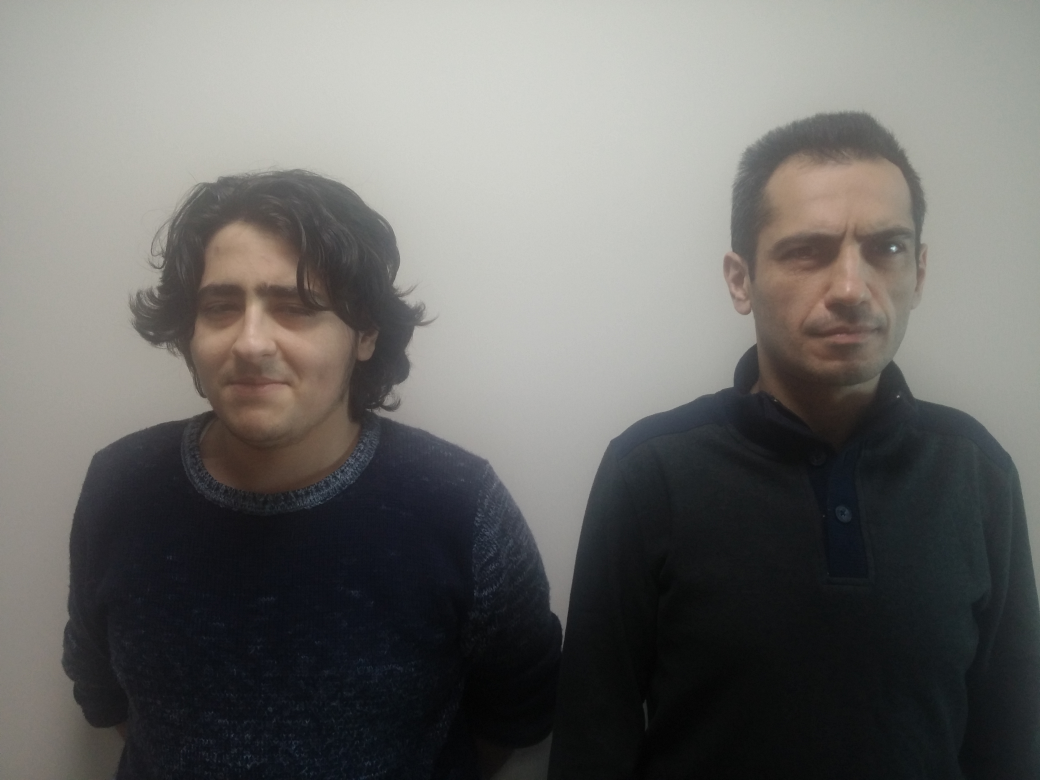
%> input picture MATLAB/Test/onderbedo3.jpg, 4160 x 3120 px (shown at 1/4 size)
$ octave calistir.m   (GNU Octave 9; MATLAB toolbox functions it lacks are replaced by stand-ins)
%> lines starting %> are read from the running program, lines starting %| are printed output that depends on the picture
### MATLAB/pcayontemi.m

function [taninma dbadi recognized_img]=pcayontemi(datapath,test_image)
D = dir(datapath);
imgcount = 0; %resim uzunlugunu sifir yap.
for i=1 : size(D,1) % D degiskeninin satir sayisi kadar don ve karsilastirmaa yap
    if not(strcmp(D(i).name,'.')|strcmp(D(i).name,'..')|strcmp(D(i).name,'Thumbs.db'))
        imgcount = imgcount + 1; %veritabanindaki resimleri 1 arttirarak karsilastirma yapiyor.
    end
end
X = [];
for i = 1 : imgcount %veri tabanindaki resim sayisi kadar don.
    str = strcat(datapath,'\',int2str(i),'.jpg');
    img = imread(str);
    img = rgb2gray(img);
    [r c] = size(img);
    temp = reshape(img',r*c,1);
    X = [X temp];
end
m = mean(X,2); % Ortalama yuz goruntusu  bulunuyor.
imgcount = size(X,2);  %S�tun say�s�ndan veritaban�ndaki resim say�s� sayd�r�l�yor.
A = [];
for i=1 : imgcount
    temp = double(X(:,i)) - m;
    A = [A temp];
end
L= A' * A;
[V,D]=eig(L);
L_eig_vec = [];
for i = 1 : size(V,2)
        L_eig_vec = [L_eig_vec V(:,i)];
end
eigenfaces = A * L_eig_vec; %
projectimg = [ ];
for i = 1 : size(eigenfaces,2)
    temp = eigenfaces' * A(:,i);
    projectimg = [projectimg temp];
end
test_image = test_image(:,:,1);
[r c] = size(test_image);
temp = reshape(test_image',r*c,1);
temp = double(temp)-m;
projtestimg = eigenfaces'*temp;
euclide_dist = [ ];
for i=1 : size(eigenfaces,2)
    temp = (norm(projtestimg-projectimg(:,i)))^2;
    euclide_dist = [euclide_dist temp];
end
euclide_dist/1.0e+17
[euclide_dist_min recognized_index] = min(euclide_dist);
taninma = euclide_dist_min/1.0e+17;
dbadi = recognized_index;
recognized_img = strcat(int2str(recognized_index),'.jpg');

### MATLAB/eslestir.m
function ciktim = eslestir(x, tanim)
if(tanim <= 0.0326)

    if(x==1 ||x ==2 ||x ==3 ||x ==4 ||x ==5 )
        ciktim='Gokhan PALA';
    elseif(x ==6 || x ==7 || x ==8 || x ==9 || x ==10 )
        ciktim='Sahin OZTUK';
    elseif(x ==11 || x ==12 || x ==13 ||x ==14||x ==15)
        ciktim='Hasan BASRI';
    elseif(x ==16 || x ==17 || x ==18 ||x ==19||x ==20)
        ciktim='Tolga TOSUN';
    elseif(x ==21 || x ==22 || x ==23 ||x ==24||x ==25)
        ciktim='Yunus BULBUL';
    elseif(x ==26 || x ==27 || x ==28 ||x ==29||x ==30)
        ciktim='Utku ELNUR';
    elseif(x ==31 || x ==32 || x ==33 ||x ==34||x ==35)
        ciktim='Mert CETIN';
    elseif(x ==36 || x ==37 || x ==38 ||x ==39||x ==40)
        ciktim='Ali OZCETIN';
    elseif(x ==41 || x ==42 || x ==43 ||x ==44||x ==45)
        ciktim='Veli OZCETIN';
    elseif(x ==46 || x ==47 || x ==48 ||x ==49||x ==50)
        ciktim='Bedrettin Kaya';
    elseif(x ==51 || x ==52 || x ==53 ||x ==54||x ==55)
        ciktim='Onder KARLIOGLU';
    elseif(x ==56 || x ==57 || x ==58 ||x ==59||x ==60)
        ciktim='Serhat KALELi';
     elseif(x ==61 || x ==62 || x ==63 ||x ==64||x ==65)
        ciktim='Furkan STAJER';
    end
else
    ciktim = 'Taninamadi';
end

### MATLAB/calistir.m
clear all
close all
clc
datapath = strcat(pwd,'/Veritabani');
TestImage =strcat(pwd,'/Test/onderbedo3.jpg');
A = imread(TestImage);      %TestImage yolundaki resmi okuyup A degiskenine atiyoruz.
FaceDetector = vision.CascadeObjectDetector();  %FaceDedector adinda  yuz bulma nesnesi olusturuyoruz.Resmimizde Kaskad yuz bulmaya calistiriyoruz.
BBOX = step(FaceDetector, A); %Bulunan yuzlerin koordinat degerlerini BBOX seklinde bir matris olarak aliyoruz.
%> BBOX = [634 934 772 772; 2946 667 882 882]
resimsayisi = size(BBOX,1);  % kordinat degerlerinin satir sayisini aliyoruz ve resimsayisi diye bir degiskenine atiyoruz
%> resimsayisi = 2
anaresim = zeros(1,resimsayisi); %resimsayisi degiskeninle ayni boyutta bir sifir matrisi olusturuyoruz.
tanit = [];
for sayi=1:resimsayisi
    I2 = imcrop(A,BBOX(sayi,:));   %bulunan yuz kesiliyor
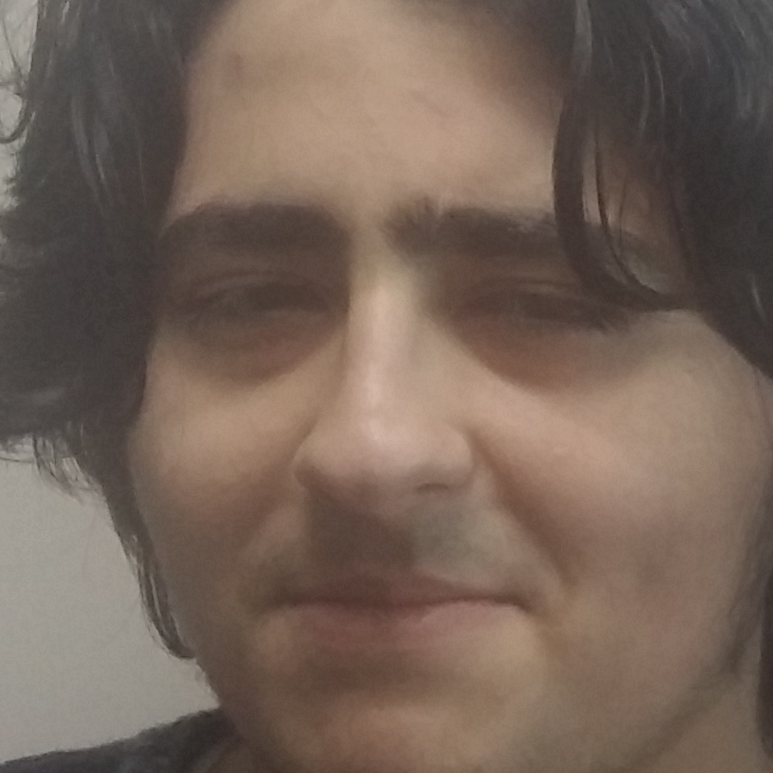
%> I2: size 773x773x3 uint8; mean R, G, B 117.4, 99.9, 88.6
    I2 = imresize (I2,[200 180]);     %resmin boyutu ayarlaniyor
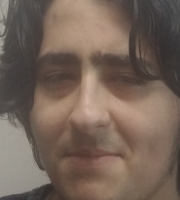
%> I2: size 200x180x3 uint8; mean R, G, B 117.4, 99.9, 88.6
    [taninma dbadi recog_img] = pcayontemi(datapath,I2);
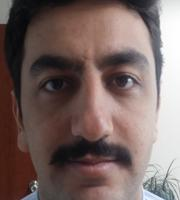
%> input picture MATLAB/Veritabani/1.jpg, 180 x 200 px
%> in pcayontemi, img is the input picture: size 200x180x3 uint8; mean R, G, B 120.3, 102, 98.5
%> in pcayontemi, `img = rgb2gray(img);`:
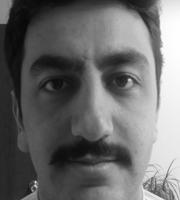
%> img: size 200x180 uint8; min 5, max 255, mean 107
%> in pcayontemi, `L= A' * A;`: L = 0
%> in pcayontemi, `[V,D]=eig(L);`: V = 1; D = 0
%> the loop in pcayontemi, `for i = 1 : size(V,2)` made 1 pass
%> L_eig_vec on pass 1: 1
%> the loop in pcayontemi, `for i = 1 : size(eigenfaces,2)` made 1 pass
%> (temp, projectimg) on pass 1: (0, 0)
%> in pcayontemi, `test_image = test_image(:,:,1);`:
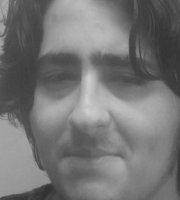
%> test_image: size 200x180 uint8; min 46, max 211, mean 117.4
%> the loop in pcayontemi, `for i=1 : size(eigenfaces,2)` made 1 pass
%> in pcayontemi, `[euclide_dist_min recognized_index] = min(euclide_dist);`: recognized_index = 1
%> in pcayontemi, `taninma = euclide_dist_min/1.0e+17;`: taninma = 0
%> in pcayontemi, `dbadi = recognized_index;`: dbadi = 1
%> in pcayontemi, `recognized_img = strcat(int2str(recognized_index),'.jpg');`: recognized_img = '1.jpg'
%> taninma = 0; dbadi = 1; recog_img = '1.jpg'
    taninma
%> taninma = 0
    dbadi
%> dbadi = 1
    recog_img
%> recog_img = '1.jpg'
    anaresim(1,sayi) = dbadi;
    tanit(sayi) = taninma;
end

word = cell(1);
for i=1:length(anaresim)
    olanbu = eslestir(anaresim(i), tanit(i));
    word(i) = {olanbu};
end
%> this loop made 2 passes
%> olanbu on passes 1 to 2: 'Gokhan PALA', 'Gokhan PALA'
%> after the loop, word = {'Gokhan PALA', 'Gokhan PALA'}
%> (the run ends here)
